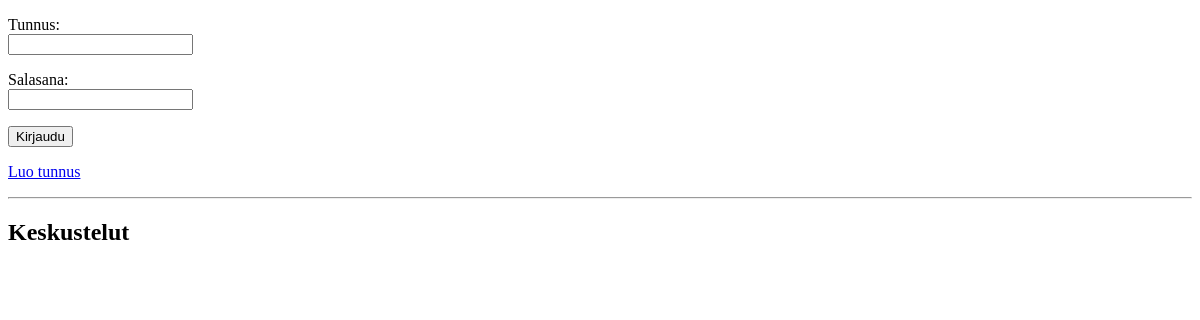
Before: / with the older database file.
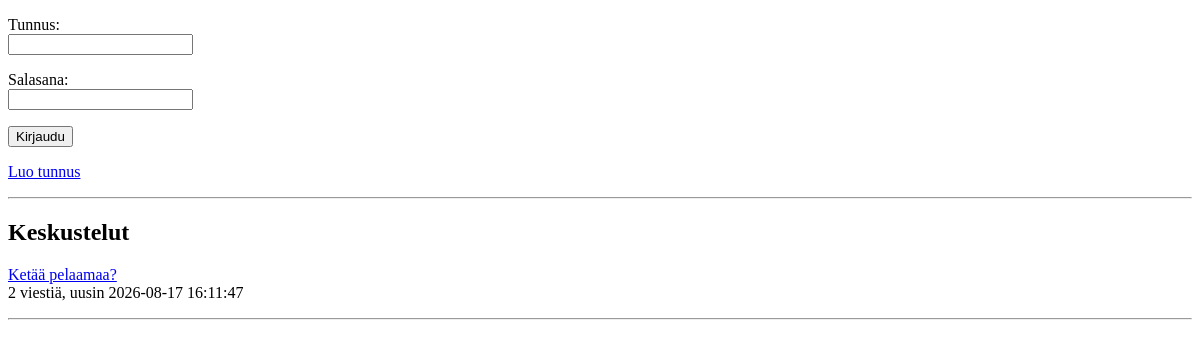
After: the same page with the newer database file.
### tables this page shows
CREATE TABLE threads (id INTEGER PRIMARY KEY, title TEXT, user_id INTEGER REFERENCES users);

### app.py (the view)
@app.route("/")
def index():
    threads = forum.get_threads()
    return render_template("index.html", threads=threads)

### db.py (called while the page is built)
def get_connection():
    con = sqlite3.connect("database.db")
    con.execute("PRAGMA foreign_keys = ON")
    con.row_factory = sqlite3.Row
    return con

def query(sql, params=[]):
    con = get_connection()
    result = con.execute(sql, params).fetchall()
    con.close()
    return result

### forum.py (called while the page is built)
def get_threads():
    sql = """SELECT t.id, t.title, COUNT(m.id) total, MAX(m.sent_at) last
             FROM threads t, messages m
             WHERE t.id = m.thread_id AND m.status = 1
             GROUP BY t.id
             ORDER BY t.id DESC"""
    return db.query(sql)

### templates/index.html (shortened to what this page needs)
<!DOCTYPE html>
<html>
<head>
</head>
<body>
  {% if session.username %}
  <p>
    Olet kirjautunut nimellä {{ session.username }} | <a href="/logout">Kirjaudu ulos</a>
  </p>
  <h2>Uusi ketju</h2>
<form action="/new_thread" method="post">
    <p>
      Otsikko: <br />
      <input type="text" name="title" maxlength="100" required />
    </p>
    <p>
      Viesti: <br />
      <textarea name="content" rows="5" cols="40" maxlength="5000" required></textarea>
    </p>
    <input type="submit" value="Lähetä" />
  </form>
  {% else %}
  <form action="/login" method="post">
    <p>Tunnus: <br /><input type="text" name="username" /></p>
    <p>Salasana: <br /><input type="password" name="password" /></p>
    <input type="submit" value="Kirjaudu" />
  </form>
  <p><a href="/register">Luo tunnus</a></p>
  {% endif %}
  <hr />
  <h2>Keskustelut</h2>
  {% for thread in threads %}
  <p>
    <a href="/thread/{{ thread.id }}">{{ thread.title }}</a><br />
    {{ thread.total }} viestiä, uusin {{ thread.last }}
  </p>
  <hr />
  {% endfor %}
</body>
</html>

Changed rows visible on the page:
added threads: title "Ketää pelaamaa?", total "2", last "2026-08-17 16:11:47"
